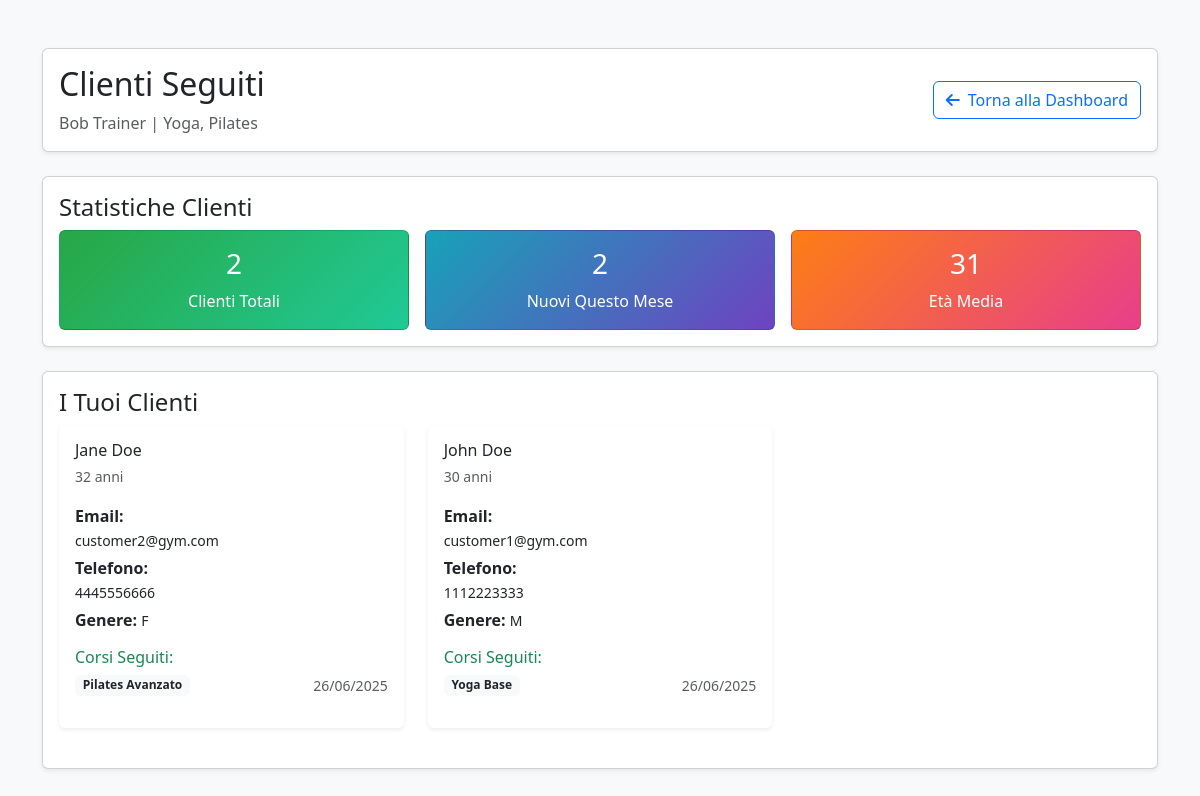
Page /trainer_customers.php (signed in) on the committed database.
### tables this page shows
CREATE TABLE USER (
    userID INT PRIMARY KEY AUTO_INCREMENT,
    email VARCHAR(255) UNIQUE NOT NULL,
    password VARCHAR(255) NOT NULL,
    userName VARCHAR(100) NOT NULL,
    firstName VARCHAR(100) NOT NULL,
    lastName VARCHAR(100) NOT NULL,
    birthDate DATE,
    gender ENUM('M', 'F', 'Other'),
    phoneNumber VARCHAR(20),
    role ENUM('customer', 'trainer', 'admin') DEFAULT 'customer',
    specialization VARCHAR(255),
    availability TEXT,
    createdAt TIMESTAMP DEFAULT CURRENT_TIMESTAMP
);

CREATE TABLE enrollment (
    customerID INT NOT NULL,
    courseID INT NOT NULL,
    enrollmentDate DATE DEFAULT (CURRENT_DATE),
    PRIMARY KEY (customerID, courseID),
    FOREIGN KEY (customerID) REFERENCES USER(userID) ON DELETE CASCADE,
    FOREIGN KEY (courseID) REFERENCES COURSE(courseID) ON DELETE CASCADE
);

CREATE TABLE COURSE (
    courseID INT PRIMARY KEY AUTO_INCREMENT,
    name VARCHAR(255) NOT NULL,
    description TEXT,
    price DECIMAL(10,2) NOT NULL,
    maxParticipants INT DEFAULT 20,
    startDate DATE,
    finishDate DATE
);

### trainer_customers.php (the view, shortened to what this page needs)
<?php
require_once 'config.php';
$trainerID = $_SESSION['userID'];
$stmt = $conn->prepare("
    SELECT DISTINCT u.userID, u.firstName, u.lastName, u.email, u.phoneNumber, u.birthDate, u.gender,
           e.enrollmentDate,
           CASE
               WHEN c.finishDate >= CURDATE() THEN 'active'
               WHEN c.finishDate < CURDATE() THEN 'completed'
               ELSE 'active'
           END as enrollment_status,
           c.name as course_name, c.courseID
    FROM USER u
    JOIN enrollment e ON u.userID = e.customerID
    JOIN COURSE c ON e.courseID = c.courseID
    JOIN teaching t ON c.courseID = t.courseID
    WHERE t.trainerID = ? AND u.role = 'customer'
    ORDER BY u.firstName, u.lastName, e.enrollmentDate DESC
");
$stmt->bind_param('i', $trainerID);
$stmt->execute();
$customers = $stmt->get_result()->fetch_all(MYSQLI_ASSOC);
$groupedCustomers = [];
foreach ($customers as $customer) {
    $customerID = $customer['userID'];
    if (!isset($groupedCustomers[$customerID])) {
        $groupedCustomers[$customerID] = [
            'info' => $customer,
            'courses' => []
        ];
    }
    $groupedCustomers[$customerID]['courses'][] = [
        'courseID' => $customer['courseID'],
        'name' => $customer['course_name'],
        'enrollmentDate' => $customer['enrollmentDate'],
        'status' => $customer['enrollment_status']
    ];
}
$stmt = $conn->prepare("SELECT firstName, lastName, specialization FROM USER WHERE userID = ?");
$stmt->bind_param('i', $trainerID);
$stmt->execute();
$trainerInfo = $stmt->get_result()->fetch_assoc();
function calcAge($birthDate) {
    try {
        $birth = new DateTime($birthDate);
        $now = new DateTime();
        return $now->diff($birth)->y;
    } catch (Exception $e) {
        return 'N/A';
    }
}
function getTrainerCustomerStats($conn, $trainerID) {
    $stmt = $conn->prepare("
    SELECT COUNT(DISTINCT e.customerID) as total
    FROM enrollment e
    JOIN COURSE c ON e.courseID = c.courseID
    JOIN teaching t ON c.courseID = t.courseID
    WHERE t.trainerID = ? AND c.finishDate >= CURDATE()
");
    $stmt->bind_param('i', $trainerID);
    $stmt->execute();
    $totalCustomers = $stmt->get_result()->fetch_assoc()['total'];
    $stmt = $conn->prepare("
    SELECT COUNT(DISTINCT e.customerID) as active
    FROM enrollment e
    JOIN COURSE c ON e.courseID = c.courseID
    JOIN teaching t ON c.courseID = t.courseID
    WHERE t.trainerID = ?
    AND c.finishDate >= CURDATE()
    AND e.enrollmentDate >= DATE_SUB(CURDATE(), INTERVAL 30 DAY)
");
    $stmt->bind_param('i', $trainerID);
    $stmt->execute();
    $activeThisMonth = $stmt->get_result()->fetch_assoc()['active'];
    $stmt = $conn->prepare("
    SELECT u.birthDate
    FROM USER u
    JOIN enrollment e ON u.userID = e.customerID
    JOIN COURSE c ON e.courseID = c.courseID
    JOIN teaching t ON c.courseID = t.courseID
    WHERE t.trainerID = ? AND u.birthDate IS NOT NULL AND c.finishDate >= CURDATE()
");
    $stmt->bind_param('i', $trainerID);
    $stmt->execute();
    $result = $stmt->get_result();
    $ages = [];
    while ($row = $result->fetch_assoc()) {
        $age = calcAge($row['birthDate']);
        if (is_numeric($age)) {
            $ages[] = $age;
        }
    }
    $avgAge = !empty($ages) ? round(array_sum($ages) / count($ages), 1) : 0;
    return [
        'total' => $totalCustomers,
        'activeThisMonth' => $activeThisMonth,
        'avgAge' => $avgAge
    ];
}
$stats = getTrainerCustomerStats($conn, $trainerID);
?>
<!DOCTYPE html>
<html lang="it">
<head>
    <link href="https://cdnjs.cloudflare.com/ajax/libs/bootstrap/5.3.0/css/bootstrap.min.css" rel="stylesheet" />
    <link href="https://cdnjs.cloudflare.com/ajax/libs/font-awesome/6.0.0/css/all.min.css" rel="stylesheet" />
</head>
<body class="bg-light">
<div class="container py-5">
    <div class="card shadow-sm mb-4">
        <div class="card-body">
            <div class="d-flex justify-content-between align-items-center">
                <div>
                    <h2>Clienti Seguiti</h2>
                    <p class="text-muted mb-0">
                        <?= htmlspecialchars($trainerInfo['firstName'] . ' ' . $trainerInfo['lastName']) ?>
                        <?php if ($trainerInfo['specialization']): ?>
                            | <?= htmlspecialchars($trainerInfo['specialization']) ?>
                        <?php endif; ?>
                    </p>
                </div>
                <a href="dashboard.php" class="btn btn-outline-primary">
                    <i class="fas fa-arrow-left me-2"></i>Torna alla Dashboard
                </a>
            </div>
        </div>
    </div>
    <div class="card mb-4 shadow-sm">
        <div class="card-body">
            <h4>Statistiche Clienti</h4>
            <div class="row g-3">
                <div class="col-md-4">
                    <div class="card text-white h-100" style="background: linear-gradient(135deg, #28a745 0%, #20c997 100%);">
                        <div class="card-body text-center d-flex flex-column justify-content-center">
                            <h3><?= $stats['total'] ?></h3>
                            <p class="mb-0">Clienti Totali</p>
                        </div>
                    </div>
                </div>
                <div class="col-md-4">
                    <div class="card text-white h-100" style="background: linear-gradient(135deg, #17a2b8 0%, #6f42c1 100%);">
                        <div class="card-body text-center d-flex flex-column justify-content-center">
                            <h3><?= $stats['activeThisMonth'] ?></h3>
                            <p class="mb-0">Nuovi Questo Mese</p>
                        </div>
                    </div>
                </div>
                <div class="col-md-4">
                    <div class="card text-white h-100" style="background: linear-gradient(135deg, #fd7e14 0%, #e83e8c 100%);">
                        <div class="card-body text-center d-flex flex-column justify-content-center">
                            <h3><?= $stats['avgAge'] ?></h3>
                            <p class="mb-0">Età Media</p>
                        </div>
                    </div>
                </div>
            </div>
        </div>
    </div>
    <div class="card shadow-sm mb-4">
        <div class="card-body">
            <h4>I Tuoi Clienti</h4>
            <?php if (!empty($groupedCustomers)): ?>
                <div class="row">
                    <?php foreach ($groupedCustomers as $customerData):
                        $customer = $customerData['info'];
                        $courses = $customerData['courses'];
                    ?>
                    <div class="col-md-6 col-lg-4 mb-4">
                        <div class="card h-100 border-0 shadow-sm">
                            <div class="card-body">
                                <div class="d-flex align-items-center mb-3">
                                    <div>
                                        <h6 class="card-title mb-1">
                                            <?= htmlspecialchars($customer['firstName'] . ' ' . $customer['lastName']) ?>
                                        </h6>
                                        <small class="text-muted">
                                            <?= calcAge($customer['birthDate']) ?> anni
                                        </small>
                                    </div>
                                </div>
                                <div class="mb-3">
                                    <p class="mb-1">
                                        <strong>Email:</strong><br>
                                        <small><?= htmlspecialchars($customer['email']) ?></small>
                                    </p>
                                    <?php if ($customer['phoneNumber']): ?>
                                    <p class="mb-1">
                                        <strong>Telefono:</strong><br>
                                        <small><?= htmlspecialchars($customer['phoneNumber']) ?></small>
                                    </p>
                                    <?php endif; ?>
                                    <p class="mb-0">
                                        <strong>Genere:</strong>
                                        <small><?= htmlspecialchars($customer['gender']) ?></small>
                                    </p>
                                </div>
                                <div class="mb-3">
                                    <h6 class="text-success mb-2">Corsi Seguiti:</h6>
                                    <?php foreach ($courses as $course): ?>
                                        <div class="d-flex justify-content-between align-items-center mb-1">
                                            <span class="badge bg-light text-dark">
                                                <?= htmlspecialchars($course['name']) ?>
                                            </span>
                                            <small class="text-muted">
                                                <?= date('d/m/Y', strtotime($course['enrollmentDate'])) ?>
                                            </small>
                                        </div>
                                    <?php endforeach; ?>
                                </div>
                            </div>
                        </div>
                    </div>
                    <?php endforeach; ?>
                </div>
            <?php endif; ?>
        </div>
    </div>
</div>
</body>
</html>

### rows in the picture
user: firstName+lastName "Bob Trainer", specialization "Yoga, Pilates"
enrollment: customerID.lastName "Jane Doe", customerID.birthDate "32", customerID.email "customer2@gym.com", customerID.phoneNumber "4445556666", customerID.gender "F", courseID.name "Pilates Avanzato", enrollmentDate "26/06/2025"
enrollment: customerID.lastName "John Doe", customerID.birthDate "30", customerID.email "customer1@gym.com", customerID.phoneNumber "1112223333", customerID.gender "M", courseID.name "Yoga Base", enrollmentDate "26/06/2025"

### other values in the picture
$stats['total'] "2"
$stats['activeThisMonth'] "2"
$stats['avgAge'] "31"
